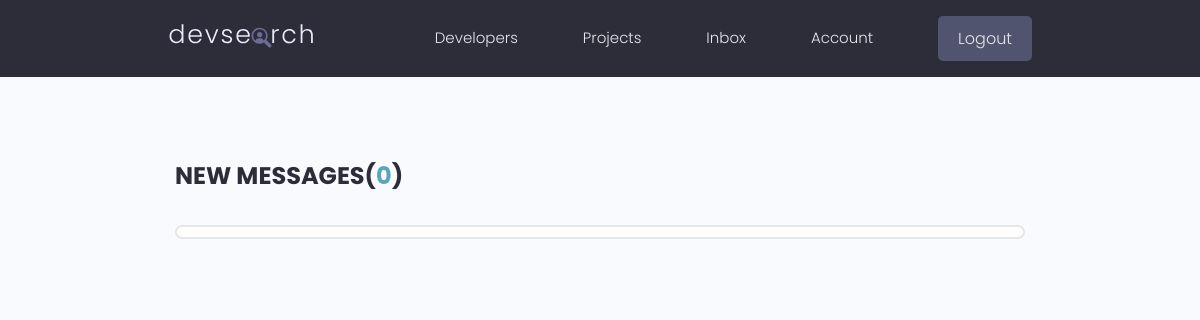
The page /inbox (signed in) on the database as committed earlier.
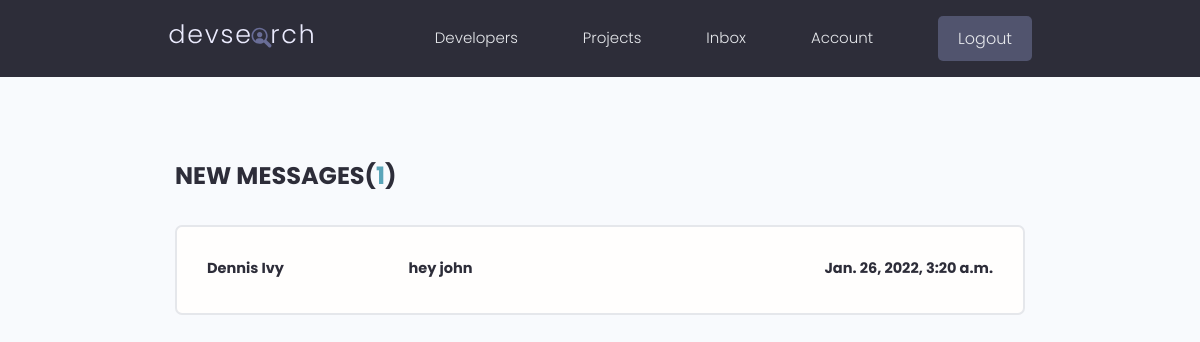
The same page on the database as committed later.
### users/models.py (models this page shows, shortened)
class Message(models.Model):
    sender = models.ForeignKey(Profile, on_delete=models.SET_NULL, null=True, blank=True)
    recipient = models.ForeignKey(Profile, on_delete=models.SET_NULL, null=True, blank=True, related_name="messages")
    name = models.CharField(max_length=200, null=True, blank=True)
    email = models.EmailField(max_length=200, null=True, blank=True)
    subject = models.CharField(max_length=200, null=True, blank=True)
    body = models.TextField()
    is_read = models.BooleanField(default=False, null=True)
    created = models.DateTimeField(auto_now_add=True)
    id = models.UUIDField(default=uuid.uuid4, unique=True, primary_key=True, editable=False)
    class Meta:
        ordering = ['is_read', '-created']

### users/views.py (the view)
# urls.py: path('inbox', views.inbox, name="inbox"),
@login_required(login_url='login')
def inbox(request):
    profile = request.user.profile
    messageRequests = profile.messages.all()
    unreadCount = messageRequests.filter(is_read=False).count()
    context = {'messageRequests':messageRequests, 'unreadCount': unreadCount }
    return render(request, 'users/inbox.html', context)

### users/templates/users/inbox.html
{% extends 'main.html' %}
{% block content  %}
  <main class="inbox my-xl">
    <div class="content-box">
      <h3 class="inbox__title">New Messages(<span>{{unreadCount}}</span>)</h3>
      <ul class="messages">
        {% for message in messageRequests %}
        {% if message.is_read == False %}
        <li class="message message--unread">
        {% else %}
        <li class="message">
        {% endif %}
          <a href="{% url 'message' message.id %}">
            <span class="message__author">{{message.name}}</span>
            <span class="message__subject">{{message.subject}}</span>
            <span class="message__date">{{message.created}}</span>
          </a>
        </li>
        {% endfor %}
      </ul>
    </div>
  </main>
{% endblock content  %}

Rows that differ between the two databases and show on the page:
added Message: name "Dennis Ivy", subject "hey john", created "Jan. 26, 2022, 3:20 a.m."
Other text that changed with them:
{{ unreadCount }}: "0" → "1"
